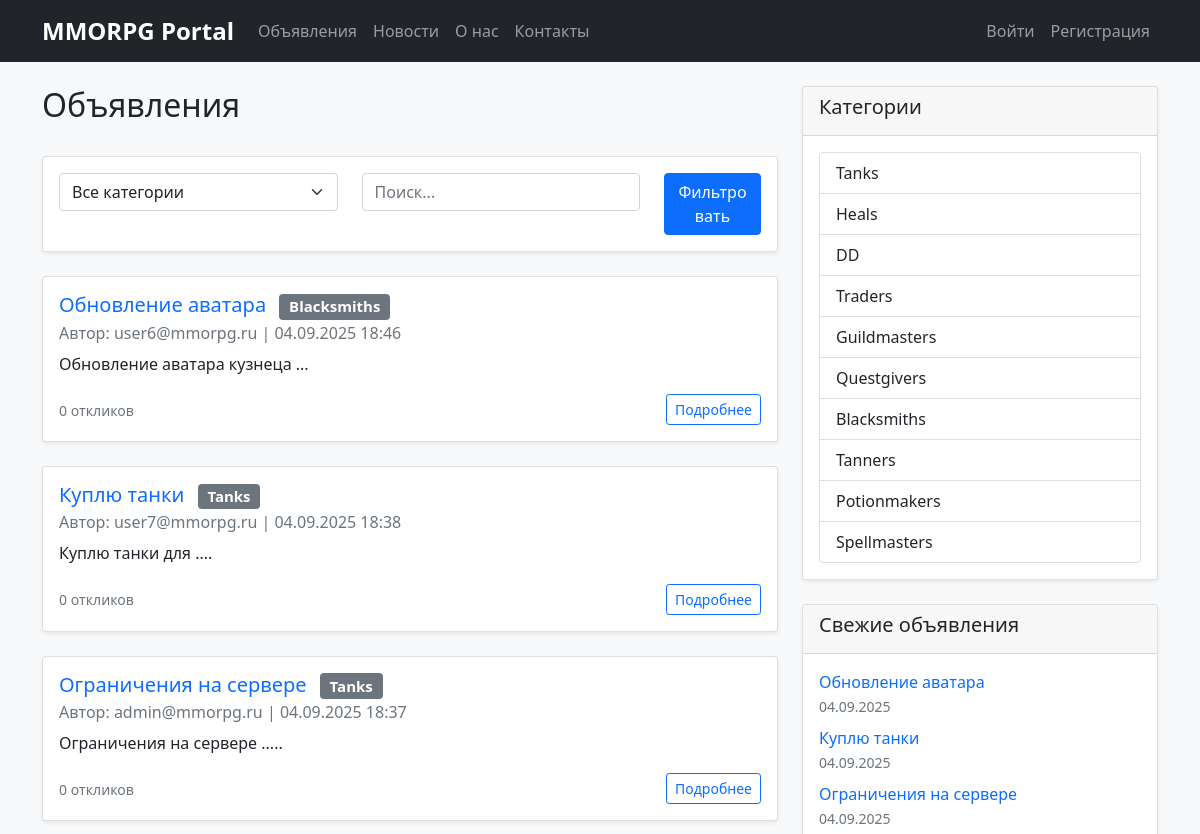
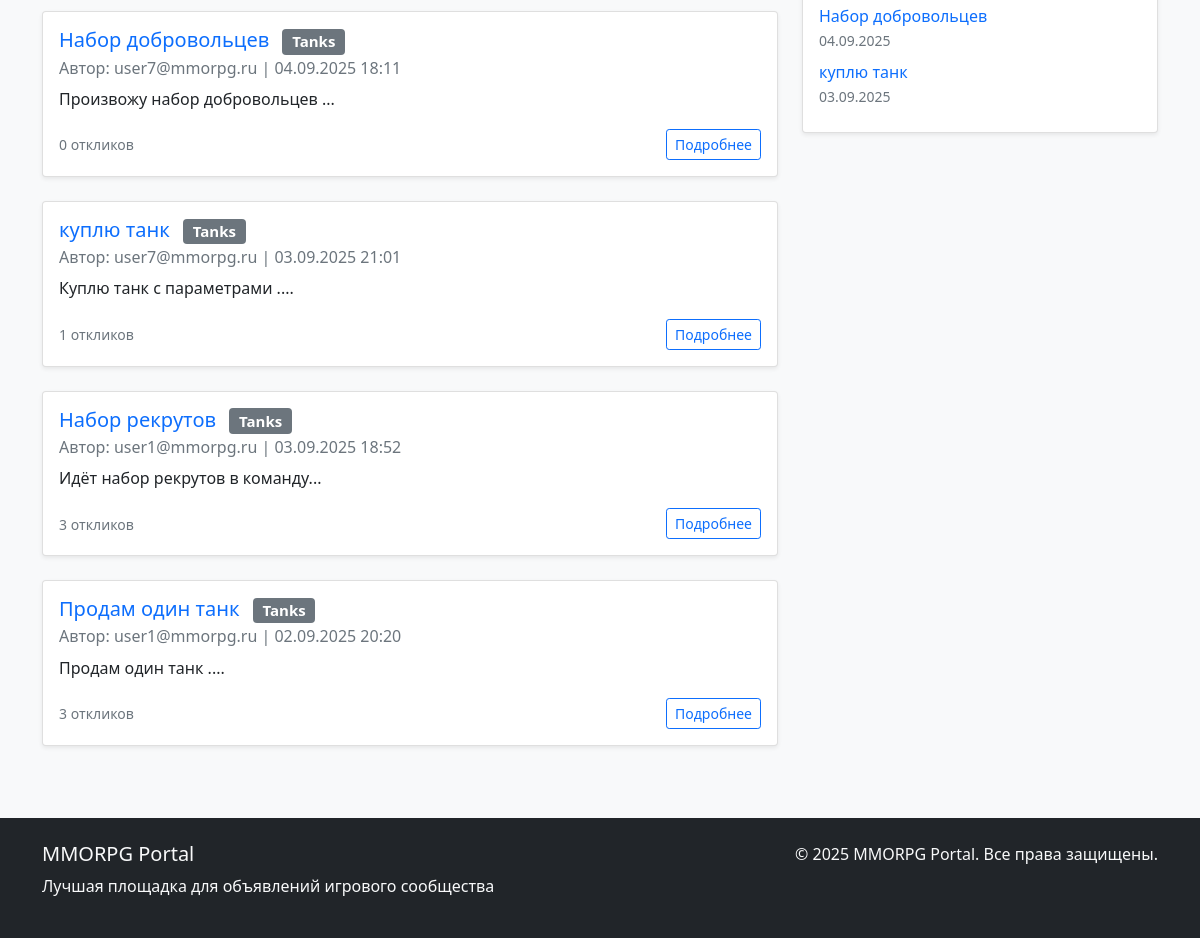
/posts/, run on an earlier commit of the app's database (2 pictures, top to bottom).
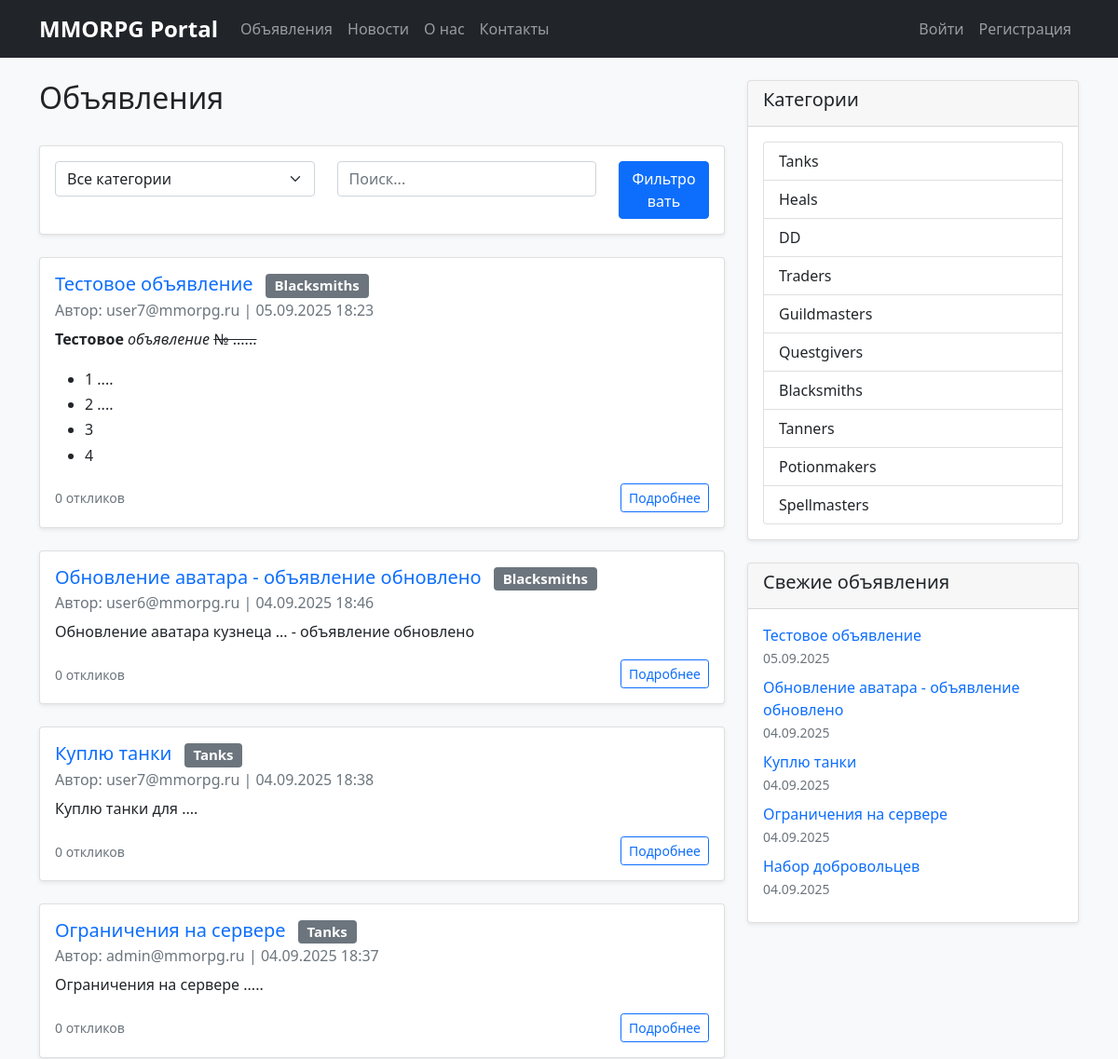
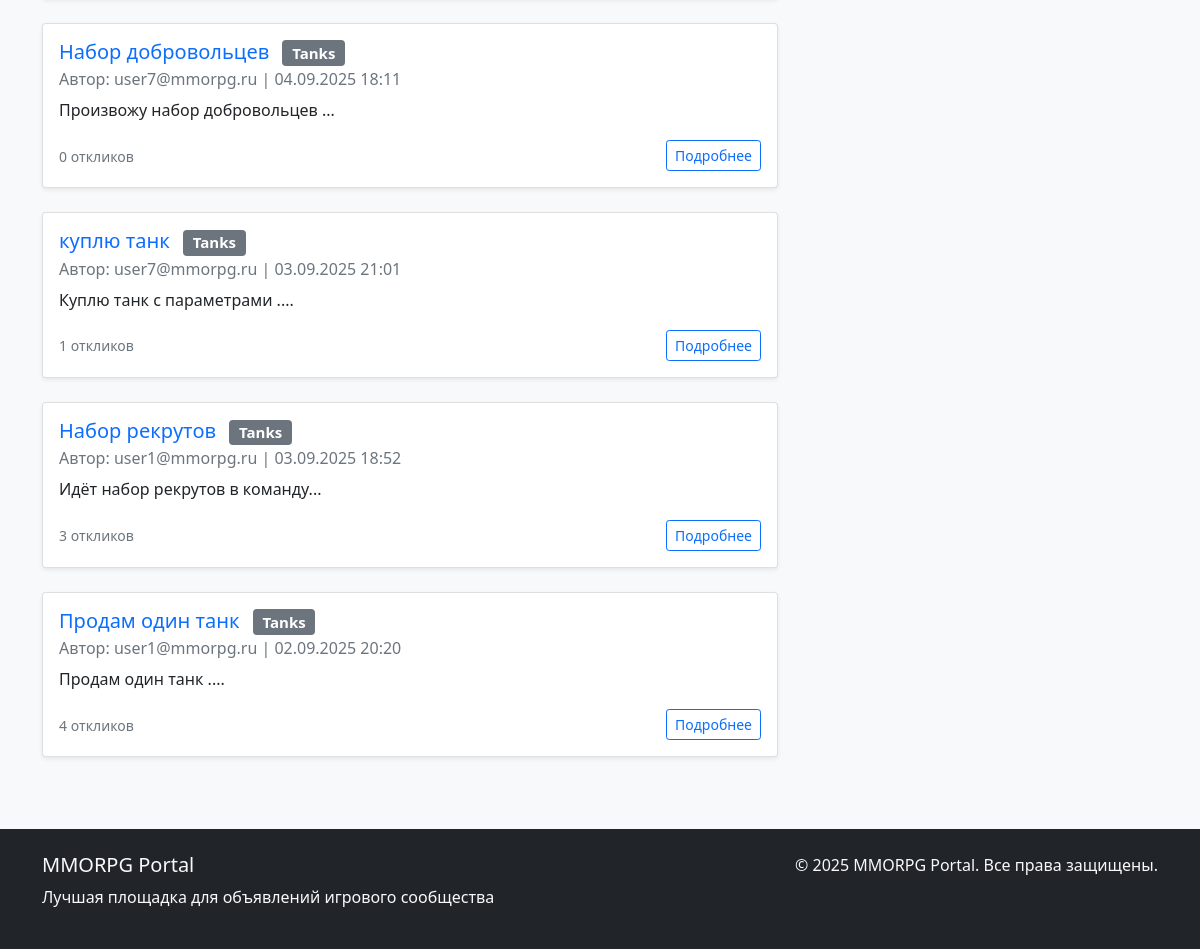
And on a later commit of the database (2 pictures, top to bottom).
### appNotification/models.py (models this page shows, shortened)
class Post(models.Model):
    CATEGORY_CHOICES = [
        ('tanks', _('Tanks')),
        ('heals', _('Heals')),
        ('dd', _('DD')),
        ('traders', _('Traders')),
        ('guildmasters', _('Guildmasters')),
        ('questgivers', _('Questgivers')),
        ('blacksmiths', _('Blacksmiths')),
        ('tanners', _('Tanners')),
        ('potionmakers', _('Potionmakers')),
        ('spellmasters', _('Spellmasters')),
    ]
    author = models.ForeignKey(User, on_delete=models.CASCADE, related_name='posts')
    category = models.CharField(max_length=20, choices=CATEGORY_CHOICES)
    title = models.CharField(max_length=255, validators=[MinLengthValidator(5)])
    content = RichTextUploadingField(
        verbose_name=_('Content'),
        help_text=_('You can use rich text editor with images, videos and formatting')
    )
    created_at = models.DateTimeField(auto_now_add=True)
    updated_at = models.DateTimeField(auto_now=True)
    subscribers = models.ManyToManyField(User, related_name='subscribed_posts', blank=True)
    image = models.ImageField(
        upload_to='posts/images/',
        blank=True,
        null=True,
        verbose_name=_('Main Image'),
        help_text=_('Main image for the post card')
    )
    video = models.FileField(
        upload_to='posts/videos/',
        blank=True,
        null=True,
        verbose_name=_('Main Video'),
        help_text=_('Main video file (optional)')
    )
    notify_subscribers = models.BooleanField(default=True, verbose_name=_('Notify subscribers'))
    class Meta:
        ordering = ['-created_at']
        verbose_name = _('Post')
        verbose_name_plural = _('Posts')
    def get_category_display(self):
        return dict(self.CATEGORY_CHOICES).get(self.category, self.category)

### appUser/models.py (models this page shows, shortened)
class CustomUser(AbstractUser):
    email = models.EmailField(_('email address'), unique=True)
    username = models.CharField(max_length=150, blank=True, null=True)
    timezone = models.CharField(max_length=50, default='UTC')
    language = models.CharField(max_length=10, choices=[('ru', 'Russian'), ('en', 'English')], default='ru')
    email_verified = models.BooleanField(default=False)  # Новое поле для подтверждения email
    USERNAME_FIELD = 'email'
    REQUIRED_FIELDS = []
    objects = CustomUserManager()
    class Meta:
        verbose_name = _('User')
        verbose_name_plural = _('Users')

### appNotification/views.py (the view)
# urls.py: path('posts/', views.PostListView.as_view(), name='post_list'),
class PostListView(ListView):
    model = Post
    template_name = 'appNotification/post_list.html'
    context_object_name = 'posts'
    paginate_by = 10
    def get_queryset(self):
        queryset = super().get_queryset().select_related('author').order_by('-created_at')
        category = self.request.GET.get('category')
        if category:
            queryset = queryset.filter(category=category)
        search_query = self.request.GET.get('q')
        if search_query:
            queryset = queryset.filter(
                Q(title__icontains=search_query) |
                Q(content__icontains=search_query)
            )
        return queryset
    def get_context_data(self, **kwargs):
        context = super().get_context_data(**kwargs)
        context['categories'] = Category.objects.all()
        context['category_choices'] = Post.CATEGORY_CHOICES
        return context

### appNotification/context_processors.py (called while the page is built)
def categories(request):
    return {
        'categories': Category.objects.all(),
        'category_choices': [
            ('tanks', _('Tanks')),
            ('heals', _('Heals')),
            ('dd', _('DD')),
            ('traders', _('Traders')),
            ('guildmasters', _('Guildmasters')),
            ('questgivers', _('Questgivers')),
            ('blacksmiths', _('Blacksmiths')),
            ('tanners', _('Tanners')),
            ('potionmakers', _('Potionmakers')),
            ('spellmasters', _('Spellmasters')),
        ]
    }

def navigation_data(request):
    from .models import Post, News
    return {
        'recent_posts': Post.objects.order_by('-created_at')[:5],
        'recent_news': News.objects.order_by('-created_at')[:3],
        'posts_count': Post.objects.count(),
        'news_count': News.objects.count(),
    }

### appNotification/templates/appNotification/post_list.html (shortened to what this page needs)
{% extends 'base.html' %}
{% block content %}
<div class="row">
    <div class="col-md-8">
        <div class="d-flex justify-content-between align-items-center mb-4">
            <h2>Объявления</h2>
        </div>
        <div class="card mb-4">
            <div class="card-body">
                <form method="get" class="row">
                    <div class="col-md-5">
                        <select name="category" class="form-select" id="category-filter">
                            <option value="">Все категории</option>
                        </select>
                    </div>
                    <div class="col-md-5">
                        <input type="text" name="q" class="form-control" placeholder="Поиск..."
                               value="{{ request.GET.q }}">
                    </div>
                    <div class="col-md-2">
                        <button type="submit" class="btn btn-primary w-100">Фильтровать</button>
                    </div>
                </form>
            </div>
        </div>
        {% for post in posts %}
            {% include 'appNotification/includes/post_item.html' %}
        {% endfor %}
    </div>
    <div class="col-md-4">
        <div class="card">
            <div class="card-header">
                <h5>Категории</h5>
            </div>
            <div class="card-body">
                <div class="list-group">
                    {% for value, name in category_choices %}
                        <a href="?category={{ value }}"
                           class="list-group-item list-group-item-action {% if request.GET.category == value %}active{% endif %}">
                            {{ name }}
                        </a>
                    {% endfor %}
                </div>
            </div>
        </div>
        <div class="card mt-3">
            <div class="card-header">
                <h5>Свежие объявления</h5>
            </div>
            <div class="card-body">
                {% for recent_post in recent_posts %}
                    <div class="mb-2">
                        <a href="{% url 'post_detail' recent_post.id %}" class="text-decoration-none">
                            {{ recent_post.title|truncatewords:5 }}
                        </a>
                        <br>
                        <small class="text-muted">{{ recent_post.created_at|date:"d.m.Y" }}</small>
                    </div>
                {% endfor %}
            </div>
        </div>
    </div>
</div>
{% endblock %}

### templates/base.html (shortened to what this page needs)
<!DOCTYPE html>
<html lang="ru">
<head>
    <link href="https://cdn.jsdelivr.net/npm/bootstrap@5.1.3/dist/css/bootstrap.min.css" rel="stylesheet">
    <link rel="stylesheet" href="https://cdn.jsdelivr.net/npm/bootstrap-icons@1.10.0/font/bootstrap-icons.css">
    <link href="/static/css/styles.css" rel="stylesheet">
    <link href="/static/css/ckeditor.css" rel="stylesheet">
</head>
<body>
    {% include 'includes/header.html' %}
    <main class="container mt-4">
        {% block content %}
        {% endblock %}
    </main>
    {% include 'includes/footer.html' %}
</body>
</html>

### templates/includes/header.html (shortened to what this page needs)
<nav class="navbar navbar-expand-lg navbar-dark bg-dark">
    <div class="container">
        <a class="navbar-brand" href="{% url 'home' %}">MMORPG Portal</a>
        <div class="collapse navbar-collapse" id="navbarNav">
            <ul class="navbar-nav me-auto">
                <li class="nav-item">
                    <a class="nav-link" href="{% url 'post_list' %}">Объявления</a>
                </li>
                <li class="nav-item">
                    <a class="nav-link" href="{% url 'news_list' %}">Новости</a>
                </li>
                <li class="nav-item">
                    <a class="nav-link" href="{% url 'about' %}">О нас</a>
                </li>
                <li class="nav-item">
                    <a class="nav-link" href="{% url 'contacts' %}">Контакты</a>
                </li>
            </ul>
            <ul class="navbar-nav ms-auto">
                {% if user.is_authenticated %}
                    <li class="nav-item dropdown">
                        <a class="nav-link dropdown-toggle text-light" href="#" role="button"
                           data-bs-toggle="dropdown" aria-expanded="false">
                            <i class="bi bi-person-circle me-1"></i>
                            {% if user.first_name and user.last_name %}
                                {{ user.first_name }} {{ user.last_name }}
                            {% else %}
                                {{ user.email }}
                            {% endif %}
                            {% if user.is_staff %}
                                <span class="badge bg-warning ms-1">Admin</span>
                            {% endif %}
                        </a>
                        <ul class="dropdown-menu dropdown-menu-end">
                            <li class="dropdown-item-text">
                                <small class="text-muted">
                                    {% if user.first_name and user.last_name %}
                                        {{ user.email }}
                                    {% endif %}
                                    {% if user.is_staff %}
                                        <br><span class="badge bg-warning">Администратор</span>
                                    {% endif %}
                                </small>
                            </li>
                            <li><hr class="dropdown-divider"></li>
                            <li>
                                <a class="dropdown-item" href="{% url 'profile' %}">
                                    <i class="bi bi-person me-2"></i>Профиль
                                </a>
                            </li>
                            <li>
                                <a class="dropdown-item" href="{% url 'personal_cabinet' %}">
                                    <i class="bi bi-layout-text-window me-2"></i>Личный кабинет
                                </a>
                            </li>
                            <li>
                                <a class="dropdown-item" href="{% url 'post_create' %}">
                                    <i class="bi bi-plus-circle me-2"></i>Создать объявление
                                </a>
                            </li>
                            {% if user.is_staff %}
                            <li><hr class="dropdown-divider"></li>
                            <li>
                                <a class="dropdown-item" href="{% url 'news_create' %}">
                                    <i class="bi bi-newspaper me-2"></i>Создать новость
                                </a>
                            </li>
                            <li>
                                <a class="dropdown-item" href="/admin/" target="_blank">
                                    <i class="bi bi-gear me-2"></i>Панель администратора
                                </a>
                            </li>
                            <li>
                                <a class="dropdown-item" href="/admin/appNotification/news/">
                                    <i class="bi bi-list-check me-2"></i>Управление новостями
                                </a>
                            </li>
                            <li>
                                <a class="dropdown-item" href="/admin/appNotification/post/">
                                    <i class="bi bi-card-text me-2"></i>Управление объявлениями
                                </a>
                            </li>
                            {% endif %}
                            <li><hr class="dropdown-divider"></li>
                            <li>
                                <form method="post" action="{% url 'logout' %}" class="d-inline">
                                    {% csrf_token %}
                                    <button type="submit" class="dropdown-item btn btn-link" style="border: none; background: none;">
                                        <i class="bi bi-box-arrow-right me-2"></i>Выйти
                                    </button>
                                </form>
                            </li>
                        </ul>
                    </li>
                {% else %}
                    <li class="nav-item">
                        <a class="nav-link" href="{% url 'login' %}">Войти</a>
                    </li>
                    <li class="nav-item">
                        <a class="nav-link" href="{% url 'register' %}">Регистрация</a>
                    </li>
                {% endif %}
            </ul>
        </div>
    </div>
</nav>

### appNotification/templates/appNotification/includes/post_item.html (shortened to what this page needs)
<div class="card mb-4">
    <div class="card-body">
        <h5 class="card-title">
            <a href="{% url 'post_detail' post.id %}" class="text-decoration-none">{{ post.title }}</a>
            <span class="badge bg-secondary ms-2">{{ post.get_category_display }}</span>
        </h5>
        <h6 class="card-subtitle mb-2 text-muted">
            Автор: {{ post.author.email }} | {{ post.created_at|date:"d.m.Y H:i" }}
        </h6>
        <div class="card-text post-content">
            {{ post.content|safe|truncatewords:30 }}
        </div>
        <div class="d-flex justify-content-between align-items-center mt-3">
            <div>
                <small class="text-muted">
                    {{ post.responses.count }} откликов
                </small>
            </div>
            <div>
                <a href="{% url 'post_detail' post.id %}" class="btn btn-sm btn-outline-primary">Подробнее</a>
            </div>
        </div>
    </div>
</div>

### templates/includes/footer.html
<footer class="bg-dark text-light mt-5 py-4">
    <div class="container">
        <div class="row">
            <div class="col-md-6">
                <h5>MMORPG Portal</h5>
                <p>Лучшая площадка для объявлений игрового сообщества</p>
            </div>
            <div class="col-md-6 text-end">
                <p>&copy; {% now "Y" %} MMORPG Portal. Все права защищены.</p>
            </div>
        </div>
    </div>
</footer>

### static/css/styles.css (style rules this page uses)
body { background-color: #f8f9fa; }
.navbar-brand { font-weight: bold; font-size: 1.5rem; }
.card { box-shadow: 0 0.125rem 0.25rem rgba(0, 0, 0, 0.075); margin-bottom: 1.5rem; }
.btn-primary { background-color: #0d6efd; border-color: #0d6efd; }

### static/css/ckeditor.css (style rules this page uses)
.post-content { font-size: 16px; line-height: 1.7; }

What changed in the data, as far as the page shows it:
no longer on one of the page's lists (row unchanged): Post: title "куплю танк", created_at "03.09.2025"
added Post: title "Тестовое объявление", category "Blacksmiths", author.email "user7@mmorpg.ru", created_at "05.09.2025 18:23", content "Тестовое объявление № ...... 1 .... 2 .... 3 4", responses.count "0", created_at "05.09.2025"
changed Post "user6@mmorpg.ru": title "Обновление аватара" → "Обновление аватара - объявление обновлено"; content "Обновление аватара кузнеца ..." → "Обновление аватара кузнеца ... - объявление обновлено"
computed for Post "Продам один танк": responses.count "3" → "4"
